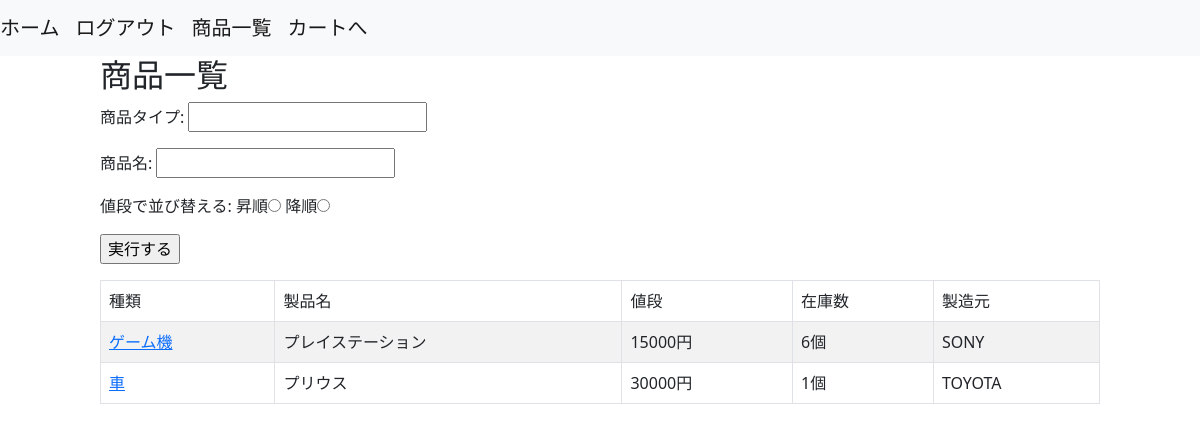
Screenshot of /stores/product_list/ (signed in) with the database file from the repository.
### stores/models.py (models this page shows, shortened)
class Products(models.Model):
    name = models.CharField(max_length=1000)
    price = models.IntegerField()
    stock = models.IntegerField()
    product_type = models.ForeignKey(
        ProductTypes, on_delete=models.CASCADE
    )
    manufacturer = models.ForeignKey(
        Manufacturers, on_delete=models.CASCADE
    )
    objects = ProductsManager()
    class Meta:
        db_table = 'products'

class ProductTypes(models.Model):
  name = models.CharField(max_length=1000)
  class Meta:
      db_table = 'product_types'

class Manufacturers(models.Model):
    name = models.CharField(max_length=1000)
    class Meta:
        db_table = 'manufacturers'

### stores/views.py (the view)
# urls.py: path('product_list/', ProductListView.as_view(), name='product_list'),
class ProductListView(LoginRequiredMixin, ListView):
    model = Products
    template_name = os.path.join('stores', 'product_list.html')
    def get_queryset(self):
      query = super().get_queryset()
      product_type_name = self.request.GET.get('product_type_name', None)
      product_name = self.request.GET.get('product_name', None)
      if product_type_name:
          query = query.filter(
              product_type__name=product_type_name
          )
      if product_name:
          query = query.filter(
              name=product_name
          )
      order_by_price = self.request.GET.get('order_by_price', 0)
      if order_by_price == '1':
          query = query.order_by('price')
      elif order_by_price == '2':
          query = query.order_by('-price')
      return query
    def get_context_data(self, **kwargs):
        context = super().get_context_data(**kwargs)
        context['product_type_name'] = self.request.GET.get('product_type_name', '')
        context['product_name'] = self.request.GET.get('product_name', '')
        order_by_price = self.request.GET.get('order_by_price', 0)
        if order_by_price == '1':
            context['ascending'] = True
        elif order_by_price == '2':
            context['descending'] = True
        return context

### templates/stores/product_list.html
{% extends 'base.html' %}
{% block content %}
<div class="col-10 offset-1">
  <h2>商品一覧</h1>
    <form method="get" action="{% url 'stores:product_list' %}">
      <p>商品タイプ: <input type="text" name="product_type_name" value="{{ product_type_name }}"/></p>
      <p>商品名: <input type="text" name="product_name" value="{{ product_name }}"/></p>
      <p>値段で並び替える:
        昇順<input type="radio" name="order_by_price" value="1" {% if ascending %}checked{% endif %}>
        降順<input type="radio" name="order_by_price" value="2" {% if descending %}checked{% endif %}>
     </p>
      <p><input type="submit" value="実行する"/></p>
    </form>
  <table class="table table-striped table-bordered">
  <thead>
    <tr>
       <td>種類</td>
       <td>製品名</td>
       <td>値段</td>
       <td>在庫数</td>
       <td>製造元</td>
    </tr>
  </thead>
  <tbody>
  {% for product in object_list %}
    <tr>
       <td><a href="{% url 'stores:product_detail' pk=product.id %}">{{ product.product_type.name }}</a></td>
       <td>{{ product.name }}</td>
       <td>{{ product.price }}円</td>
       <td>{{ product.stock }}個</td>
       <td>{{ product.manufacturer.name }}</td>
    </tr>
  {% endfor %}
  </tbody>
  </table>
</div>
{% endblock %}

### rows the page displays
Products: product_type.name "ゲーム機", name "プレイステーション", price "15000", stock "6", manufacturer.name "SONY"
Products: product_type.name "車", name "プリウス", price "30000", stock "1", manufacturer.name "TOYOTA"
